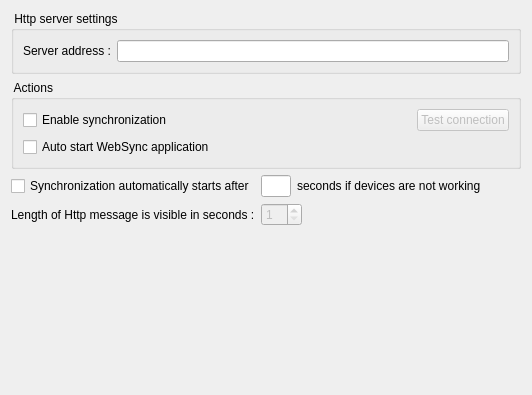
     <widget class="QWidget" name="tab_Server">
      <attribute name="title">
       <string>Server</string>
      </attribute>
      <layout class="QVBoxLayout" name="verticalLayout_10">
       <item>
        <widget class="QGroupBox" name="gbServerSettings">
         <property name="enabled">
          <bool>true</bool>
         </property>
         <property name="title">
          <string> Http server settings </string>
         </property>
         <layout class="QHBoxLayout" name="horizontalLayout_32">
          <item>
           <widget class="QLabel" name="lblServerHost">
            <property name="text">
             <string>Server address :</string>
            </property>
           </widget>
          </item>
          <item>
           <widget class="QLineEdit" name="ledServerHost">
            <property name="enabled">
             <bool>true</bool>
            </property>
           </widget>
          </item>
         </layout>
        </widget>
       </item>
       <item>
        <widget class="QGroupBox" name="gbHttpActionEnable">
         <property name="enabled">
          <bool>true</bool>
         </property>
         <property name="title">
          <string> Actions </string>
         </property>
         <layout class="QVBoxLayout" name="verticalLayout_17">
          <item>
           <layout class="QHBoxLayout" name="horizontalLayout_30">
            <item>
             <widget class="QCheckBox" name="chkEnableHttp">
              <property name="enabled">
               <bool>true</bool>
              </property>
              <property name="text">
               <string>Enable synchronization</string>
              </property>
             </widget>
            </item>
            <item>
             <spacer name="horizontalSpacer_24">
              <property name="orientation">
               <enum>Qt::Horizontal</enum>
              </property>
              <property name="sizeHint" stdset="0">
               <size>
                <width>40</width>
                <height>20</height>
               </size>
              </property>
             </spacer>
            </item>
            <item>
             <widget class="QPushButton" name="pbTestHttpConnection">
              <property name="enabled">
               <bool>false</bool>
              </property>
              <property name="text">
               <string>Test connection</string>
              </property>
              <property name="iconSize">
               <size>
                <width>20</width>
                <height>20</height>
               </size>
              </property>
             </widget>
            </item>
           </layout>
          </item>
          <item>
           <layout class="QHBoxLayout" name="horizontalLayout_38">
            <item>
             <widget class="QCheckBox" name="chkWebSyncAutoStart">
              <property name="text">
               <string>Auto start WebSync application</string>
              </property>
             </widget>
            </item>
            <item>
             <spacer name="horizontalSpacer_29">
              <property name="orientation">
               <enum>Qt::Horizontal</enum>
              </property>
              <property name="sizeHint" stdset="0">
               <size>
                <width>40</width>
                <height>20</height>
               </size>
              </property>
             </spacer>
            </item>
           </layout>
          </item>
         </layout>
        </widget>
       </item>
       <item>
        <layout class="QHBoxLayout" name="horizontalLayout_36">
         <item>
          <widget class="QCheckBox" name="chkHttpEnableAutoSync">
           <property name="text">
            <string>Synchronization automatically starts after</string>
           </property>
          </widget>
         </item>
         <item>
          <widget class="QLineEdit" name="ledAutoSyncSeconds">
           <property name="minimumSize">
            <size>
             <width>30</width>
             <height>0</height>
            </size>
           </property>
           <property name="maximumSize">
            <size>
             <width>30</width>
             <height>16777215</height>
            </size>
           </property>
          </widget>
         </item>
         <item>
          <widget class="QLabel" name="lblAutoSync">
           <property name="text">
            <string>seconds if devices are not working</string>
           </property>
          </widget>
         </item>
         <item>
          <spacer name="horizontalSpacer_27">
           <property name="orientation">
            <enum>Qt::Horizontal</enum>
           </property>
           <property name="sizeHint" stdset="0">
            <size>
             <width>40</width>
             <height>20</height>
            </size>
           </property>
          </spacer>
         </item>
        </layout>
       </item>
       <item>
        <layout class="QHBoxLayout" name="horizontalLayout_29">
         <item>
          <widget class="QLabel" name="lblHttpWaitTime">
           <property name="text">
            <string>Length of Http message is visible in seconds :</string>
           </property>
          </widget>
         </item>
         <item>
          <widget class="QSpinBox" name="sbHttpWaitTime">
           <property name="enabled">
            <bool>false</bool>
           </property>
           <property name="minimum">
            <number>1</number>
           </property>
           <property name="maximum">
            <number>10</number>
           </property>
          </widget>
         </item>
         <item>
          <spacer name="horizontalSpacer_23">
           <property name="orientation">
            <enum>Qt::Horizontal</enum>
           </property>
           <property name="sizeHint" stdset="0">
            <size>
             <width>40</width>
             <height>20</height>
            </size>
           </property>
          </spacer>
         </item>
        </layout>
       </item>
       <item>
        <spacer name="verticalSpacer_2">
         <property name="orientation">
          <enum>Qt::Vertical</enum>
         </property>
         <property name="sizeHint" stdset="0">
          <size>
           <width>20</width>
           <height>158</height>
          </size>
         </property>
        </spacer>
       </item>
      </layout>
     </widget>
